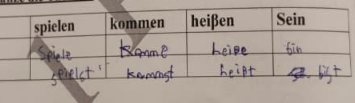
#> input picture table_crop.png, 355 x 103 px; its folder holds only this picture in this run
$ python -i cleaner.py   (imports and definitions only)
#> lines starting #> are read from the running program, lines starting #| are printed output that depends on the picture; after the words box and inside, x2 and y2 are one past the last pixel; in counts of white or black regions, pixels touching at a corner belong together
#> further down, picture is the input picture: shape (103, 355, 3); mean B, G, R 149, 157.7, 170.2
"""
Core image processing logic for Worksheet Cleaner.
Supports:
1. OpenRouter API: Calls Google Nano Banana 2.1 (default, ~4x cheaper) or
   Nano Banana Pro via OpenRouter's global API to directly regenerate
   clean worksheet images without regional/country restrictions.
2. Local OpenCV filter (Offline).
"""

import cv2
import numpy as np
from PIL import Image
import io
import re
import base64
import requests
from typing import List, Tuple, Optional

# Default image model for page regeneration: image output costs ~$30/M tokens,
# vs ~$120/M for Nano Banana Pro (google/gemini-3-pro-image).
DEFAULT_REGEN_MODEL = "google/gemini-nano-banana-2.1"


class WorksheetCleaner:
    def __init__(self):
        # Default HSV bounds for blue pen ink (offline fallback)
        self.default_blue_lower = np.array([90, 50, 50])
        self.default_blue_upper = np.array([130, 255, 255])

    # [296 lines left out: functions normalize_image_bytes, regenerate_image_with_openrouter, extract_image_bytes_from_response, _parse_image_item, _fetch_or_decode_url, enhance_image and 2 more, not called in this run]

    def remove_multi_color_pen(self, img: np.ndarray, sensitivity: float = 1.0) -> Tuple[np.ndarray, bool]:
#> called with sensitivity = 1
        hsv = cv2.cvtColor(img, cv2.COLOR_BGR2HSV)
#> hsv: shape (103, 355, 3); mean H, S, V 19.1, 34, 170.3
        gray = cv2.cvtColor(img, cv2.COLOR_BGR2GRAY)

        sat_thresh = max(15, int(35 - (sensitivity - 1.0) * 15))
        sat_mask = cv2.inRange(hsv[:, :, 1], sat_thresh, 255)
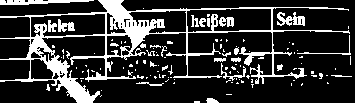
#> sat_mask: shape (103, 355); 20% white; 117 white regions (92 under 20 px), largest, box (x1, y1, x2, y2) and area: (0, 0, 350, 103) 5293, (0, 0, 94, 5) 311, (277, 12, 305, 26) 220

        lower_gray = max(60, int(80 - (sensitivity - 1.0) * 15))
        upper_gray = min(200, int(180 + (sensitivity - 1.0) * 15))
        intensity_mask = cv2.inRange(gray, lower_gray, upper_gray)
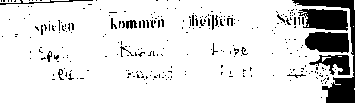
#> intensity_mask: shape (103, 355); 87.3% white; 272 black regions (255 under 20 px), largest, box (x1, y1, x2, y2) and area: (292, 0, 355, 103) 1282, (298, 9, 348, 31) 827, (305, 32, 349, 53) 784

        low_sat_mask = cv2.inRange(hsv[:, :, 1], 0, sat_thresh)
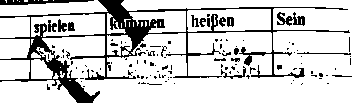
#> low_sat_mask: shape (103, 355); 82.1% white; 114 black regions (94 under 20 px), largest, box (x1, y1, x2, y2) and area: (0, 0, 350, 103) 4828, (0, 0, 94, 5) 301, (277, 12, 305, 26) 206
        pencil_mask = cv2.bitwise_and(intensity_mask, low_sat_mask)
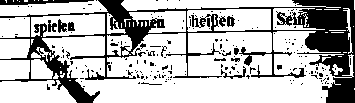
#> pencil_mask: shape (103, 355); 72.4% white; 195 black regions (177 under 20 px), largest, box (x1, y1, x2, y2) and area: (0, 0, 355, 103) 8601, (0, 0, 94, 5) 301, (221, 66, 246, 79) 80

        mask = cv2.bitwise_or(sat_mask, pencil_mask)
#> mask: shape (103, 355); 90.4% white; 145 black regions (141 under 20 px), largest, box (x1, y1, x2, y2) and area: (292, 0, 355, 103) 1282, (298, 9, 348, 31) 827, (305, 32, 349, 53) 784, (309, 55, 350, 75) 421
        kernel = np.ones((3, 3), np.uint8)
        mask = cv2.dilate(mask, kernel, iterations=1)
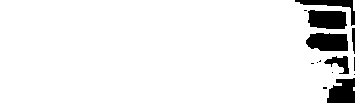
#> mask: shape (103, 355); 93.1% white; 14 black regions (8 under 20 px), largest, box (x1, y1, x2, y2) and area: (306, 33, 348, 51) 653, (308, 10, 347, 29) 642, (327, 78, 355, 103) 552, (295, 0, 355, 26) 375, (324, 56, 349, 74) 213, (352, 28, 355, 54) 63
        mask = cv2.morphologyEx(mask, cv2.MORPH_CLOSE, kernel, iterations=1)
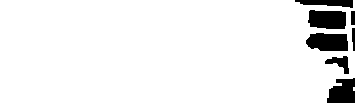
#> mask: shape (103, 355); 93.2% white; 7 black regions, largest, box (x1, y1, x2, y2) and area: (306, 33, 348, 51) 652, (308, 10, 346, 29) 638, (327, 78, 355, 103) 551

        if cv2.countNonZero(mask) < 50:
            return img, False

        cleaned = cv2.inpaint(img, mask, 3, cv2.INPAINT_TELEA)
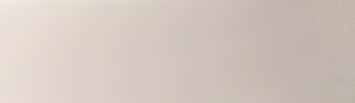
#> cleaned: shape (103, 355, 3); mean B, G, R 189.1, 198.3, 211.1
        return cleaned, True

    # [40 lines left out: functions process_image, images_to_pdf, not called in this run]

>>> import cv2
>>> picture = cv2.imread('table_crop.png')
>>> result = WorksheetCleaner().remove_multi_color_pen(picture)
